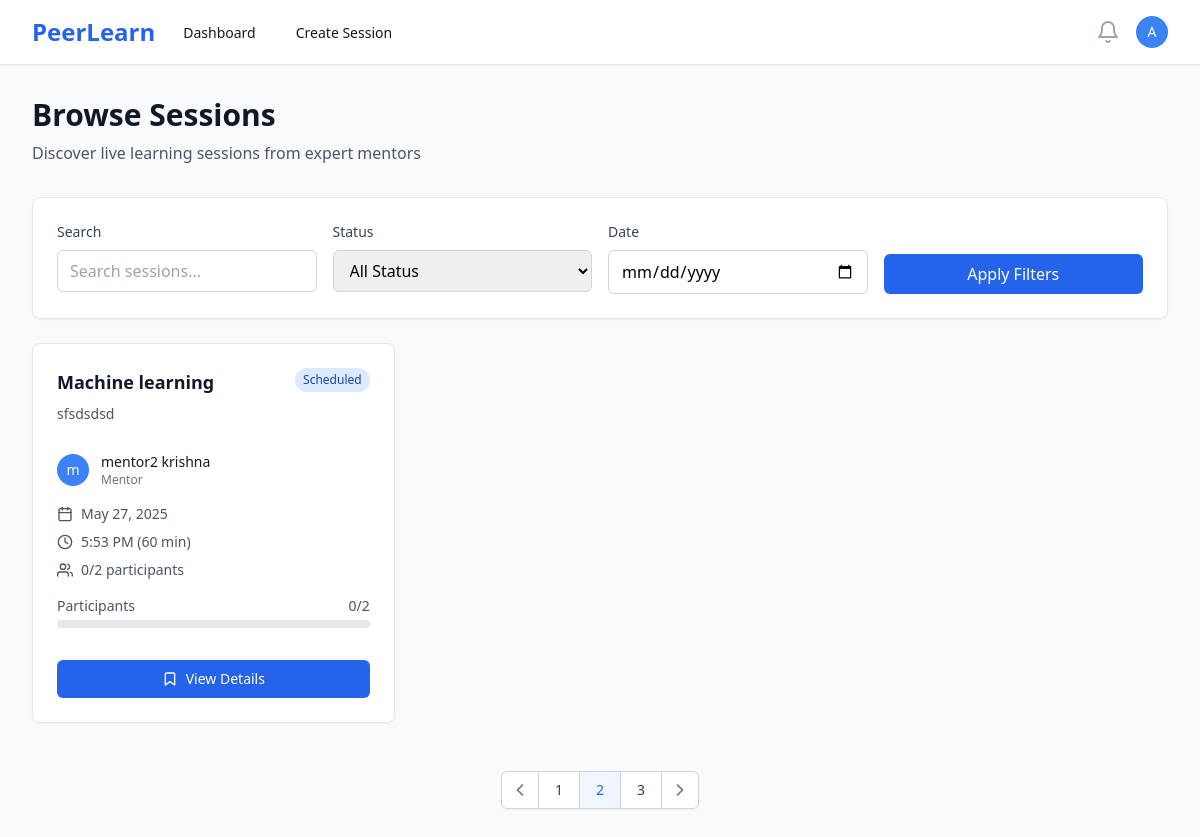
The app's page /sessions/ (signed in) with its own data.
### users/models.py (models this page shows, shortened)
class User(AbstractUser):
    ROLE_CHOICES = [
        ('mentor', 'Mentor'),
        ('learner', 'Learner'),
    ]
    id = models.UUIDField(primary_key=True, default=uuid.uuid4, editable=False)
    role = models.CharField(max_length=10, choices=ROLE_CHOICES, default='learner')
    bio = models.TextField(blank=True, null=True)
    skills = models.CharField(max_length=500, blank=True, help_text="Comma-separated skills for recommendation matching")
    interests = models.CharField(max_length=500, blank=True, help_text="Learning interests for AI recommendations")
    domain = models.CharField(max_length=100, blank=True, help_text="Learning domain/field")
    expertise = models.CharField(max_length=100, blank=True, help_text="Primary domain/area of expertise")
    career_goals = models.TextField(blank=True, help_text="Career aspirations for AI guidance")
    profile_image = models.ImageField(upload_to='profiles/', blank=True, null=True)
    created_at = models.DateTimeField(auto_now_add=True)
    updated_at = models.DateTimeField(auto_now=True)
    @property
    def is_mentor(self):
        return self.role == 'mentor'

### sessions/models.py (models this page shows, shortened)
class Session(models.Model):
    STATUS_CHOICES = [
        ('draft', 'Draft'),
        ('scheduled', 'Scheduled'),
        ('live', 'Live'),
        ('completed', 'Completed'),
        ('cancelled', 'Cancelled'),
    ]
    CATEGORY_CHOICES = [
        ('programming', 'Programming & Development'),
        ('data-science', 'Data Science & Analytics'),
        ('web-development', 'Web Development'),
        ('mobile-development', 'Mobile Development'),
        ('ai-ml', 'AI & Machine Learning'),
        ('design', 'UI/UX Design'),
        ('business', 'Business & Marketing'),
        ('language', 'Language Learning'),
        ('music', 'Music & Arts'),
        ('fitness', 'Health & Fitness'),
        ('other', 'Other'),
    ]
    id = models.UUIDField(primary_key=True, default=uuid.uuid4, editable=False)
    mentor = models.ForeignKey(User, on_delete=models.CASCADE, related_name='mentor_sessions')
    title = models.CharField(max_length=200)
    description = models.TextField()
    thumbnail = models.ImageField(upload_to='session_thumbnails/', blank=True, null=True, help_text="Session cover image")
    category = models.CharField(max_length=50, choices=CATEGORY_CHOICES, blank=True, help_text="Session category for recommendations")
    skills = models.TextField(blank=True, help_text="Comma-separated skills for ML matching")
    price = models.DecimalField(max_digits=8, decimal_places=2, null=True, blank=True, help_text="Price in INR, null for free sessions")
    schedule = models.DateTimeField()
    duration = models.IntegerField(help_text="Duration in minutes")
    max_participants = models.IntegerField(default=10)
    status = models.CharField(max_length=20, choices=STATUS_CHOICES, default='draft')
    created_at = models.DateTimeField(auto_now_add=True)
    updated_at = models.DateTimeField(auto_now=True)
    class Meta:
        ordering = ['-schedule']
    @property
    def current_participants(self):
        return self.bookings.filter(status='confirmed').count()
    @property
    def is_full(self):
        return self.current_participants >= self.max_participants

### sessions/views.py (the view)
# urls.py: path('', views.session_list, name='session_list'),
@login_required
def session_list(request):
    sessions = Session.objects.filter(
        status='scheduled',
        schedule__gt=timezone.now()
    ).select_related('mentor')
    return render(request, 'sessions/list.html', {'sessions': sessions})

### templates/sessions/list.html (shortened to what this page needs)
{% extends 'base.html' %}
{% block content %}
<div class="max-w-7xl mx-auto px-4 sm:px-6 lg:px-8 py-8">
    <div class="mb-8">
        <h1 class="text-3xl font-bold text-gray-900">Browse Sessions</h1>
        <p class="mt-2 text-gray-600">Discover live learning sessions from expert mentors</p>
    </div>
    <div class="bg-white rounded-lg shadow-sm border border-gray-200 p-6 mb-6">
        <div class="grid grid-cols-1 md:grid-cols-4 gap-4">
            <div>
                <label class="block text-sm font-medium text-gray-700 mb-2">Search</label>
                <input type="text"
                       placeholder="Search sessions..."
                       class="w-full px-3 py-2 border border-gray-300 rounded-md focus:ring-blue-500 focus:border-blue-500">
            </div>
            <div>
                <label class="block text-sm font-medium text-gray-700 mb-2">Status</label>
                <select class="w-full px-3 py-2 border border-gray-300 rounded-md focus:ring-blue-500 focus:border-blue-500">
                    <option value="">All Status</option>
                </select>
            </div>
            <div>
                <label class="block text-sm font-medium text-gray-700 mb-2">Date</label>
                <input type="date"
                       class="w-full px-3 py-2 border border-gray-300 rounded-md focus:ring-blue-500 focus:border-blue-500">
            </div>
            <div class="flex items-end">
                <button class="w-full px-4 py-2 bg-blue-600 text-white rounded-md hover:bg-blue-700 focus:outline-none focus:ring-2 focus:ring-offset-2 focus:ring-blue-500">
                    Apply Filters
                </button>
            </div>
        </div>
    </div>
    {% if sessions %}
    <div class="grid grid-cols-1 md:grid-cols-2 lg:grid-cols-3 gap-6">
        {% for session in sessions %}
        <div class="bg-white rounded-lg shadow-sm border border-gray-200 hover:shadow-md transition-shadow">
            <div class="p-6">
                <div class="flex items-start justify-between mb-4">
                    <div class="flex-1">
                        <h3 class="text-lg font-semibold text-gray-900 mb-2">
                            <a href="{% url 'session_detail' session.id %}" class="hover:text-blue-600">
                                {{ session.title }}
                            </a>
                        </h3>
                        <p class="text-sm text-gray-600 mb-3">{{ session.description|truncatewords:15 }}</p>
                    </div>
                    <span class="px-2 py-1 text-xs font-medium rounded-full flex-shrink-0
                                {% if session.status == 'scheduled' %}bg-blue-100 text-blue-800
                                {% elif session.status == 'live' %}bg-green-100 text-green-800
                                {% elif session.status == 'completed' %}bg-gray-100 text-gray-800
                                {% elif session.status == 'cancelled' %}bg-red-100 text-red-800
                                {% else %}bg-yellow-100 text-yellow-800{% endif %}">
                        {{ session.status|title }}
                    </span>
                </div>
                <div class="flex items-center mb-4">
                    {% if session.mentor.profile_image %}
                        <img class="h-8 w-8 rounded-full" src="{{ session.mentor.profile_image.url }}" alt="">
                    {% else %}
                        <div class="h-8 w-8 rounded-full bg-blue-500 flex items-center justify-center">
                            <span class="text-white text-sm font-medium">{{ session.mentor.first_name|first|default:session.mentor.username|first }}</span>
                        </div>
                    {% endif %}
                    <div class="ml-3">
                        <p class="text-sm font-medium text-gray-900">{{ session.mentor.get_full_name|default:session.mentor.username }}</p>
                        <p class="text-xs text-gray-500">Mentor</p>
                    </div>
                </div>
                <div class="space-y-2 text-sm text-gray-600 mb-4">
                    <div class="flex items-center">
                        <i data-feather="calendar" class="h-4 w-4 mr-2"></i>
                        {{ session.schedule|date:"M j, Y" }}
                    </div>
                    <div class="flex items-center">
                        <i data-feather="clock" class="h-4 w-4 mr-2"></i>
                        {{ session.schedule|time:"g:i A" }} ({{ session.duration }} min)
                    </div>
                    <div class="flex items-center">
                        <i data-feather="users" class="h-4 w-4 mr-2"></i>
                        {{ session.current_participants }}/{{ session.max_participants }} participants
                    </div>
                </div>
                <div class="mb-4">
                    <div class="flex justify-between text-sm text-gray-600 mb-1">
                        <span>Participants</span>
                        <span>{{ session.current_participants }}/{{ session.max_participants }}</span>
                    </div>
                    <div class="w-full bg-gray-200 rounded-full h-2">
                    </div>
                </div>
                <div class="pt-4">
                    {% if user.is_authenticated %}
                        {% if session.status == 'live' %}
                            <a href="{% url 'session_detail' session.id %}"
                               class="w-full inline-flex items-center justify-center px-4 py-2 border border-transparent text-sm font-medium rounded-md text-white bg-green-600 hover:bg-green-700">
                                <i data-feather="video" class="h-4 w-4 mr-2"></i>
                                Join Live Session
                            </a>
                        {% elif session.status == 'scheduled' %}
                            {% if session.is_full %}
                                <button disabled
                                        class="w-full inline-flex items-center justify-center px-4 py-2 border border-gray-300 text-sm font-medium rounded-md text-gray-500 bg-gray-100 cursor-not-allowed">
                                    <i data-feather="users" class="h-4 w-4 mr-2"></i>
                                    Session Full
                                </button>
                            {% else %}
                                <a href="{% url 'session_detail' session.id %}"
                                   class="w-full inline-flex items-center justify-center px-4 py-2 border border-transparent text-sm font-medium rounded-md text-white bg-blue-600 hover:bg-blue-700">
                                    <i data-feather="bookmark" class="h-4 w-4 mr-2"></i>
                                    View Details
                                </a>
                            {% endif %}
                        {% else %}
                            <a href="{% url 'session_detail' session.id %}"
                               class="w-full inline-flex items-center justify-center px-4 py-2 border border-gray-300 text-sm font-medium rounded-md text-gray-700 bg-white hover:bg-gray-50">
                                <i data-feather="eye" class="h-4 w-4 mr-2"></i>
                                View Details
                            </a>
                        {% endif %}
                    {% else %}
                        <a href="{% url 'login' %}"
                           class="w-full inline-flex items-center justify-center px-4 py-2 border border-transparent text-sm font-medium rounded-md text-white bg-blue-600 hover:bg-blue-700">
                            Login to Book
                        </a>
                    {% endif %}
                </div>
            </div>
        </div>
        {% endfor %}
    </div>
    <div class="mt-12 flex justify-center">
        <nav class="relative z-0 inline-flex rounded-md shadow-sm -space-x-px" aria-label="Pagination">
            <a href="#" class="relative inline-flex items-center px-2 py-2 rounded-l-md border border-gray-300 bg-white text-sm font-medium text-gray-500 hover:bg-gray-50">
                <i data-feather="chevron-left" class="h-5 w-5"></i>
            </a>
            <a href="#" class="relative inline-flex items-center px-4 py-2 border border-gray-300 bg-white text-sm font-medium text-gray-700 hover:bg-gray-50">
                1
            </a>
            <a href="#" class="relative inline-flex items-center px-4 py-2 border border-gray-300 bg-blue-50 text-sm font-medium text-blue-600">
                2
            </a>
            <a href="#" class="relative inline-flex items-center px-4 py-2 border border-gray-300 bg-white text-sm font-medium text-gray-700 hover:bg-gray-50">
                3
            </a>
            <a href="#" class="relative inline-flex items-center px-2 py-2 rounded-r-md border border-gray-300 bg-white text-sm font-medium text-gray-500 hover:bg-gray-50">
                <i data-feather="chevron-right" class="h-5 w-5"></i>
            </a>
        </nav>
    </div>
    {% endif %}
</div>
{% endblock %}

### templates/base.html (shortened to what this page needs)
<!DOCTYPE html>
<html lang="en" class="h-full bg-gray-50">
<head>
    <script src="https://cdn.tailwindcss.com"></script>
</head>
<body class="h-full">
    {% if user.is_authenticated %}
    <nav class="bg-white shadow-sm border-b border-gray-200" x-data="{ mobileMenuOpen: false }">
        <div class="max-w-7xl mx-auto px-4 sm:px-6 lg:px-8">
            <div class="flex justify-between h-16">
                <div class="flex">
                    <div class="flex-shrink-0 flex items-center">
                        <a href="{% url 'landing' %}" class="text-2xl font-bold text-blue-600">PeerLearn</a>
                    </div>
                    <div class="hidden sm:ml-6 sm:flex sm:space-x-8">
                        {% if user.is_mentor %}
                            <a href="{% url 'mentor_dashboard' %}" class="border-transparent text-gray-900 hover:text-blue-600 inline-flex items-center px-1 pt-1 border-b-2 text-sm font-medium">
                                Dashboard
                            </a>
                            <a href="{% url 'create_session' %}" class="border-transparent text-gray-900 hover:text-blue-600 inline-flex items-center px-1 pt-1 border-b-2 text-sm font-medium">
                                Create Session
                            </a>
                        {% endif %}
                    </div>
                </div>
                <div class="hidden sm:ml-6 sm:flex sm:items-center">
                    <button type="button" class="bg-white p-1 rounded-full text-gray-400 hover:text-gray-500 focus:outline-none focus:ring-2 focus:ring-offset-2 focus:ring-blue-500">
                        <i data-feather="bell" class="h-6 w-6"></i>
                    </button>
                    <div class="ml-3 relative" x-data="{ open: false }">
                        <div>
                            <button @click="open = !open" type="button" class="bg-white rounded-full flex text-sm focus:outline-none focus:ring-2 focus:ring-offset-2 focus:ring-blue-500" id="user-menu-button">
                                <div class="h-8 w-8 rounded-full bg-blue-500 flex items-center justify-center">
                                    <span class="text-white text-sm font-medium">{{ user.first_name|first|default:user.username|first }}</span>
                                </div>
                            </button>
                        </div>
                    </div>
                </div>
            </div>
        </div>
    </nav>
    {% endif %}
    <main class="{% if user.is_authenticated %}pt-0{% else %}pt-0{% endif %}">
        {% block content %}{% endblock %}
    </main>
</body>
</html>

### records on screen
User: first_name|first "A"
Session: title "Machine learning", description "sfsdsdsd", status "Scheduled", mentor.first_name|first "m", mentor.get_full_name "mentor2 krishna", schedule "May 27, 2025", schedule "5:53 PM", duration "60", current_participants "0", max_participants "2", shows "View Details"
